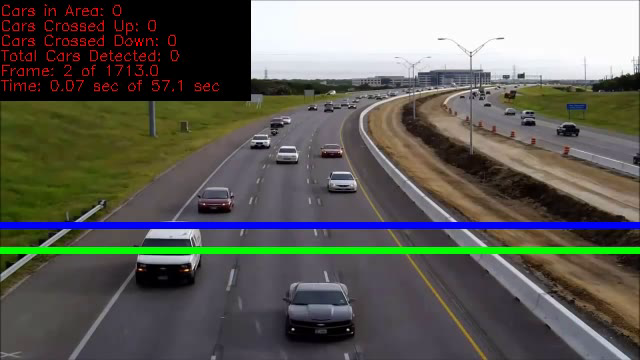
#> input picture frame 2 of cars-count/traffic_counter.avi, 640 x 360 px, given in place of singlelane2.mp4, which was not available
$ python main.py   (older library calls are emulated)
#> lines starting #> are read from the running program, lines starting #| are printed output that depends on the picture; after the words box and inside, x2 and y2 are one past the last pixel; in counts of white or black regions, pixels touching at a corner belong together; pictures that were not available may be replaced by others from this repository, and a replacement may not be noted
import numpy as np
import cv2
import pandas as pd

cap = cv2.VideoCapture('singlelane2.mp4')
frames_count, fps, width, height = cap.get(cv2.CAP_PROP_FRAME_COUNT), cap.get(cv2.CAP_PROP_FPS), cap.get(
    cv2.CAP_PROP_FRAME_WIDTH), cap.get(cv2.CAP_PROP_FRAME_HEIGHT)
width = int(width)
height = int(height)
print(frames_count, fps, width, height)

# creates a pandas data frame with the number of rows the same length as frame count
df = pd.DataFrame(index=range(int(frames_count)))
df.index.name = "Frames"

framenumber = 0  # keeps track of current frame
carscrossedup = 0  # keeps track of cars that crossed up
carscrosseddown = 0  # keeps track of cars that crossed down
carids = []  # blank list to add car ids
caridscrossed = []  # blank list to add car ids that have crossed
totalcars = 0  # keeps track of total cars

fgbg = cv2.createBackgroundSubtractorMOG2()  # create background subtractor

# information to start saving a video file
ret, frame = cap.read()  # import image
#> frame is the input picture: shape (360, 640, 3); mean B, G, R 88, 94.2, 94.6
ratio = .5  # resize ratio
image = cv2.resize(frame, (0, 0), None, ratio, ratio)  # resize image
width2, height2, channels = image.shape
#> width2 = 180; height2 = 320; channels = 3
video = cv2.VideoWriter('traffic_counter.avi', cv2.VideoWriter_fourcc('M', 'J', 'P', 'G'), fps, (height2, width2), 1)

while True:

    ret, frame = cap.read()  # import image
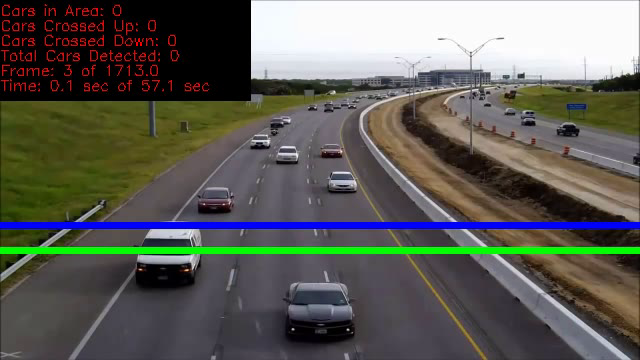
#> input picture frame 3 of cars-count/traffic_counter.avi, 640 x 360 px, given in place of singlelane2.mp4, which was not available
#> frame is the input picture: shape (360, 640, 3); mean B, G, R 88, 94.2, 94.6

    if ret:  # if there is a frame continue with code

        image = cv2.resize(frame, (0, 0), None, ratio, ratio)  # resize image

        gray = cv2.cvtColor(image, cv2.COLOR_BGR2GRAY)  # converts image to gray
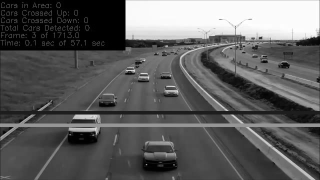
#> gray: shape (180, 320); min 0, max 255, mean 93.7

        fgmask = fgbg.apply(gray)  # uses the background subtraction
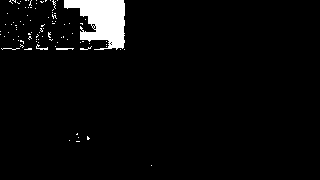
#> fgmask: shape (180, 320); values 127 (black) and 255 (white), 3.8% white; 92 white regions (89 under 20 px), largest, box (x1, y1, x2, y2) and area: (64, 0, 125, 50) 1898, (56, 48, 74, 50) 31, (36, 44, 48, 50) 27

        # applies different thresholds to fgmask to try and isolate cars
        # just have to keep playing around with settings until cars are easily identifiable
        kernel = cv2.getStructuringElement(cv2.MORPH_ELLIPSE, (5, 5))  # kernel to apply to the morphology
        closing = cv2.morphologyEx(fgmask, cv2.MORPH_CLOSE, kernel)
#> closing: shape (180, 320); values 127 (black) and 255 (white), 4.3% white; 44 white regions (35 under 20 px), largest, box (x1, y1, x2, y2) and area: (64, 0, 125, 50) 2027, (50, 0, 58, 24) 77, (1, 40, 32, 50) 67
        opening = cv2.morphologyEx(closing, cv2.MORPH_OPEN, kernel)
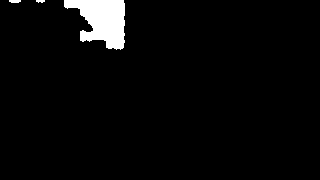
#> opening: shape (180, 320); values 127 (black) and 255 (white), 3.5% white; 3 white regions, box (x1, y1, x2, y2) and area: (64, 0, 125, 50) 1953, (9, 0, 21, 3) 32, (36, 0, 45, 3) 21
        dilation = cv2.dilate(opening, kernel)
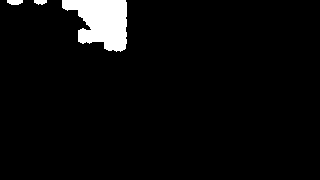
#> dilation: shape (180, 320); values 127 (black) and 255 (white), 4.2% white; 3 white regions, box (x1, y1, x2, y2) and area: (62, 0, 127, 52) 2308, (7, 0, 23, 5) 68, (34, 0, 47, 5) 51
        retvalbin, bins = cv2.threshold(dilation, 220, 255, cv2.THRESH_BINARY)  # removes the shadows
#> bins: shape (180, 320); 4.2% white; 3 white regions

        # creates contours
        # im2, contours, hierarchy = cv2.findContours(, cv2.RETR_TREE, cv2.CHAIN_APPROX_SIMPLE)
        contours,hierarchy=cv2.findContours(bins,cv2.RETR_TREE,cv2.CHAIN_APPROX_SIMPLE)
#> contours = 3 contours; box (x1, y1, x2, y2) and area: (62, 0, 127, 52) 2190, (7, 0, 23, 5) 50, (34, 0, 47, 5) 36
        # use convex hull to create polygon around contours
        hull = [cv2.convexHull(c) for c in contours]
#> hull = 3 contours; box (x1, y1, x2, y2) and area: (62, 0, 127, 52) 2662, (7, 0, 23, 5) 52, (34, 0, 47, 5) 40

        # draw contours
        cv2.drawContours(image, hull, -1, (0, 255, 0), 3)
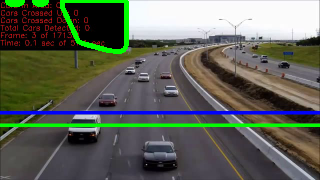
#> image: shape (180, 320, 3); mean B, G, R 87.4, 98.5, 93.7

        # line created to stop counting contours, needed as cars in distance become one big contour
        lineypos = 225
        cv2.line(image, (0, lineypos), (width, lineypos), (255, 0, 0), 5)

        # line y position created to count contours
        lineypos2 = 250
        cv2.line(image, (0, lineypos2), (width, lineypos2), (0, 255, 0), 5)

        # min area for contours in case a bunch of small noise contours are created
        minarea = 300

        # max area for contours, can be quite large for buses
        maxarea = 50000

        # vectors for the x and y locations of contour centroids in current frame
        cxx = np.zeros(len(contours))
#> cxx = [0, 0, 0]
        cyy = np.zeros(len(contours))
#> cyy = [0, 0, 0]

        for i in range(len(contours)):  # cycles through all contours in current frame

            if hierarchy[0, i, 3] == -1:  # using hierarchy to only count parent contours (contours not within others)

                area = cv2.contourArea(contours[i])  # area of contour

                if minarea < area < maxarea:  # area threshold for contour

                    # calculating centroids of contours
                    cnt = contours[i]
                    M = cv2.moments(cnt)
                    cx = int(M['m10'] / M['m00'])
                    cy = int(M['m01'] / M['m00'])

                    if cy > lineypos:  # filters out contours that are above line (y starts at top)

                        # gets bounding points of contour to create rectangle
                        # x,y is top left corner and w,h is width and height
                        x, y, w, h = cv2.boundingRect(cnt)

                        # creates a rectangle around contour
                        cv2.rectangle(image, (x, y), (x + w, y + h), (255, 0, 0), 2)

                        # Prints centroid text in order to double check later on
                        cv2.putText(image, str(cx) + "," + str(cy), (cx + 10, cy + 10), cv2.FONT_HERSHEY_SIMPLEX,
                                    .3, (0, 0, 255), 1)

                        cv2.drawMarker(image, (cx, cy), (0, 0, 255), cv2.MARKER_STAR, markerSize=5, thickness=1,
                                       line_type=cv2.LINE_AA)

                        # adds centroids that passed previous criteria to centroid list
                        cxx[i] = cx
                        cyy[i] = cy
#> this loop made 3 passes
#> (area, cx, cy) on pass 1: (2190, 101, 21)
#> area on passes 2 to 3: 36, 50

        # eliminates zero entries (centroids that were not added)
        cxx = cxx[cxx != 0]
#> cxx = empty array
        cyy = cyy[cyy != 0]
#> cyy = empty array

        # empty list to later check which centroid indices were added to dataframe
        minx_index2 = []
        miny_index2 = []

        # maximum allowable radius for current frame centroid to be considered the same centroid from previous frame
        maxrad = 25

        # The section below keeps track of the centroids and assigns them to old carids or new carids

        if len(cxx):  # if there are centroids in the specified area

            if not carids:  # if carids is empty

                for i in range(len(cxx)):  # loops through all centroids

                    carids.append(i)  # adds a car id to the empty list carids
                    df[str(carids[i])] = ""  # adds a column to the dataframe corresponding to a carid

                    # assigns the centroid values to the current frame (row) and carid (column)
                    df.at[int(framenumber), str(carids[i])] = [cxx[i], cyy[i]]

                    totalcars = carids[i] + 1  # adds one count to total cars

            else:  # if there are already car ids

                dx = np.zeros((len(cxx), len(carids)))  # new arrays to calculate deltas
                dy = np.zeros((len(cyy), len(carids)))  # new arrays to calculate deltas

                for i in range(len(cxx)):  # loops through all centroids

                    for j in range(len(carids)):  # loops through all recorded car ids

                        # acquires centroid from previous frame for specific carid
                        oldcxcy = df.iloc[int(framenumber - 1)][str(carids[j])]

                        # acquires current frame centroid that doesn't necessarily line up with previous frame centroid
                        curcxcy = np.array([cxx[i], cyy[i]])

                        if not oldcxcy:  # checks if old centroid is empty in case car leaves screen and new car shows

                            continue  # continue to next carid

                        else:  # calculate centroid deltas to compare to current frame position later

                            dx[i, j] = oldcxcy[0] - curcxcy[0]
                            dy[i, j] = oldcxcy[1] - curcxcy[1]

                for j in range(len(carids)):  # loops through all current car ids

                    sumsum = np.abs(dx[:, j]) + np.abs(dy[:, j])  # sums the deltas wrt to car ids

                    # finds which index carid had the min difference and this is true index
                    correctindextrue = np.argmin(np.abs(sumsum))
                    minx_index = correctindextrue
                    miny_index = correctindextrue

                    # acquires delta values of the minimum deltas in order to check if it is within radius later on
                    mindx = dx[minx_index, j]
                    mindy = dy[miny_index, j]

                    if mindx == 0 and mindy == 0 and np.all(dx[:, j] == 0) and np.all(dy[:, j] == 0):
                        # checks if minimum value is 0 and checks if all deltas are zero since this is empty set
                        # delta could be zero if centroid didn't move

                        continue  # continue to next carid

                    else:

                        # if delta values are less than maximum radius then add that centroid to that specific carid
                        if np.abs(mindx) < maxrad and np.abs(mindy) < maxrad:

                            # adds centroid to corresponding previously existing carid
                            df.at[int(framenumber), str(carids[j])] = [cxx[minx_index], cyy[miny_index]]
                            minx_index2.append(minx_index)  # appends all the indices that were added to previous carids
                            miny_index2.append(miny_index)

                for i in range(len(cxx)):  # loops through all centroids

                    # if centroid is not in the minindex list then another car needs to be added
                    if i not in minx_index2 and miny_index2:

                        df[str(totalcars)] = ""  # create another column with total cars
                        totalcars = totalcars + 1  # adds another total car the count
                        t = totalcars - 1  # t is a placeholder to total cars
                        carids.append(t)  # append to list of car ids
                        df.at[int(framenumber), str(t)] = [cxx[i], cyy[i]]  # add centroid to the new car id

                    elif curcxcy[0] and not oldcxcy and not minx_index2 and not miny_index2:
                        # checks if current centroid exists but previous centroid does not
                        # new car to be added in case minx_index2 is empty

                        df[str(totalcars)] = ""  # create another column with total cars
                        totalcars = totalcars + 1  # adds another total car the count
                        t = totalcars - 1  # t is a placeholder to total cars
                        carids.append(t)  # append to list of car ids
                        df.at[int(framenumber), str(t)] = [cxx[i], cyy[i]]  # add centroid to the new car id

        # The section below labels the centroids on screen

        currentcars = 0  # current cars on screen
        currentcarsindex = []  # current cars on screen carid index

        for i in range(len(carids)):  # loops through all carids

            if df.at[int(framenumber), str(carids[i])] != '':
                # checks the current frame to see which car ids are active
                # by checking in centroid exists on current frame for certain car id

                currentcars = currentcars + 1  # adds another to current cars on screen
                currentcarsindex.append(i)  # adds car ids to current cars on screen
#> after the loop, currentcars = 0; currentcarsindex = []

        for i in range(currentcars):  # loops through all current car ids on screen

            # grabs centroid of certain carid for current frame
            curcent = df.iloc[int(framenumber)][str(carids[currentcarsindex[i]])]

            # grabs centroid of certain carid for previous frame
            oldcent = df.iloc[int(framenumber - 1)][str(carids[currentcarsindex[i]])]

            if curcent:  # if there is a current centroid

                # On-screen text for current centroid
                cv2.putText(image, "Centroid" + str(curcent[0]) + "," + str(curcent[1]),
                            (int(curcent[0]), int(curcent[1])), cv2.FONT_HERSHEY_SIMPLEX, .5, (0, 255, 255), 2)

                cv2.putText(image, "ID:" + str(carids[currentcarsindex[i]]), (int(curcent[0]), int(curcent[1] - 15)),
                            cv2.FONT_HERSHEY_SIMPLEX, .5, (0, 255, 255), 2)

                cv2.drawMarker(image, (int(curcent[0]), int(curcent[1])), (0, 0, 255), cv2.MARKER_STAR, markerSize=5,
                               thickness=1, line_type=cv2.LINE_AA)

                if oldcent:  # checks if old centroid exists
                    # adds radius box from previous centroid to current centroid for visualization
                    xstart = oldcent[0] - maxrad
                    ystart = oldcent[1] - maxrad
                    xwidth = oldcent[0] + maxrad
                    yheight = oldcent[1] + maxrad
                    cv2.rectangle(image, (int(xstart), int(ystart)), (int(xwidth), int(yheight)), (0, 125, 0), 1)

                    # checks if old centroid is on or below line and curcent is on or above line
                    # to count cars and that car hasn't been counted yet
                    if oldcent[1] >= lineypos2 and curcent[1] <= lineypos2 and carids[
                        currentcarsindex[i]] not in caridscrossed:

                        carscrossedup = carscrossedup + 1
                        cv2.line(image, (0, lineypos2), (width, lineypos2), (0, 0, 255), 5)
                        caridscrossed.append(
                            currentcarsindex[i])  # adds car id to list of count cars to prevent double counting

                    # checks if old centroid is on or above line and curcent is on or below line
                    # to count cars and that car hasn't been counted yet
                    elif oldcent[1] <= lineypos2 and curcent[1] >= lineypos2 and carids[
                        currentcarsindex[i]] not in caridscrossed:

                        carscrosseddown = carscrosseddown + 1
                        cv2.line(image, (0, lineypos2), (width, lineypos2), (0, 0, 125), 5)
                        caridscrossed.append(currentcarsindex[i])
#> after the loop, caridscrossed = []; carscrosseddown = 0; carscrossedup = 0

        # Top left hand corner on-screen text
        cv2.rectangle(image, (0, 0), (250, 100), (255, 0, 0), -1)  # background rectangle for on-screen text

        cv2.putText(image, "Cars in Area: " + str(currentcars), (0, 15), cv2.FONT_HERSHEY_SIMPLEX, .5, (0, 170, 0), 1)

        cv2.putText(image, "Cars Crossed Up: " + str(carscrossedup), (0, 30), cv2.FONT_HERSHEY_SIMPLEX, .5, (0, 170, 0),
                    1)

        cv2.putText(image, "Cars Crossed Down: " + str(carscrosseddown), (0, 45), cv2.FONT_HERSHEY_SIMPLEX, .5,
                    (0, 170, 0), 1)

        cv2.putText(image, "Total Cars Detected: " + str(len(carids)), (0, 60), cv2.FONT_HERSHEY_SIMPLEX, .5,
                    (0, 170, 0), 1)

        cv2.putText(image, "Frame: " + str(framenumber) + ' of ' + str(frames_count), (0, 75), cv2.FONT_HERSHEY_SIMPLEX,
                    .5, (0, 170, 0), 1)

        cv2.putText(image, 'Time: ' + str(round(framenumber / fps, 2)) + ' sec of ' + str(round(frames_count / fps, 2))
                    + ' sec', (0, 90), cv2.FONT_HERSHEY_SIMPLEX, .5, (0, 170, 0), 1)
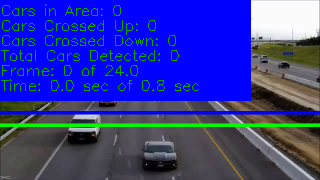
#> image: shape (180, 320, 3); mean B, G, R 155.1, 57.8, 49.8

        # displays images and transformations
        cv2.imshow("countours", image)
        cv2.moveWindow("countours", 0, 0)

        cv2.imshow("fgmask", fgmask)
        cv2.moveWindow("fgmask", int(width * ratio), 0)

        cv2.imshow("closing", closing)
        cv2.moveWindow("closing", width, 0)

        cv2.imshow("opening", opening)
        cv2.moveWindow("opening", 0, int(height * ratio))

        cv2.imshow("dilation", dilation)
        cv2.moveWindow("dilation", int(width * ratio), int(height * ratio))

        cv2.imshow("binary", bins)
        cv2.moveWindow("binary", width, int(height * ratio))

        video.write(image)  # save the current image to video file from earlier

        # adds to framecount
        framenumber = framenumber + 1

        k = cv2.waitKey(int(1000/fps)) & 0xff  # int(1000/fps) is normal speed since waitkey is in ms
#> (key Esc is pressed here)
        if k == 27:
            break

    else:  # if video is finished then break loop

        break

cap.release()
cv2.destroyAllWindows()

# saves dataframe to csv file for later analysis
df.to_csv('traffic.csv', sep=',')
